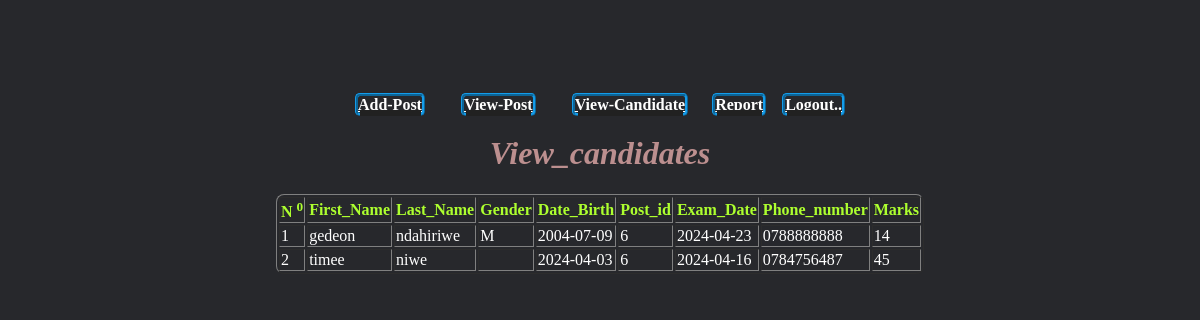
Page /view_candidate.php (signed in) on the committed database.
### tables this page shows
CREATE TABLE `candidates_result` (
  `candidate_national_id` int(11) NOT NULL,
  `first_name` varchar(34) NOT NULL,
  `last_name` varchar(54) NOT NULL,
  `gender` varchar(43) NOT NULL,
  `date_of_birth` varchar(34) NOT NULL,
  `post_id` int(11) NOT NULL,
  `exam_date` varchar(54) NOT NULL,
  `phone_number` varchar(54) NOT NULL,
  `marks` varchar(54) NOT NULL
);

### view_candidate.php (the view, shortened to what this page needs)
<?php
include 'menu.php';
?>
<!DOCTYPE html>
<html>
<head>
</head>
<body>
	<center>
		<h1>View_candidates</h1>
		<table border="1">
			<tr>
				<th>N <sup>0</sup></th>
				<th>First_Name</th>
				<th>Last_Name</th>
				<th>Gender</th>
				<th>Date_Birth</th>
				<th>Post_id</th>
				<th>Exam_Date</th>
				<th>Phone_number</th>
				<th>Marks</th>
			</tr>
	</center>
</body>
</html>
<?php
$number=1;
$selectt=mysqli_query($conn,"SELECT * FROM candidates_result");
while ($in=mysqli_fetch_array($selectt)) {?>
	<tr>
		<td><?php echo $number++;?></td>
		<td><?php echo $in['1'];?></td>
		<td><?php echo $in['2'];?></td>
		<td><?php echo $in['3'];?></td>
		<td><?php echo $in['4'];?></td>
		<td><?php echo $in['5'];?></td>
		<td><?php echo $in['6'];?></td>
		<td><?php echo $in['7'];?></td>
		<td><?php echo $in['8'];?></td>
	</tr>
<?php }
?>

### menu.php (shortened to what this page needs)
<?php
if (isset($_SESSION['user_name'])) {
?>
<!DOCTYPE html>
<html>
<head>
</head>
<body>
	<center>
		<div>
			<a href="add_post.php">Add-Post</a>&nbsp;&nbsp;&nbsp;&nbsp;&nbsp;&nbsp;&nbsp;&nbsp;
			<a href="view_post.php">View-Post</a>&nbsp;&nbsp;&nbsp;&nbsp;&nbsp;&nbsp;&nbsp;&nbsp;
			<a href="view_candidate.php">View-Candidate</a>&nbsp;&nbsp;&nbsp;&nbsp;&nbsp;
			<a href="report.php">Report</a>&nbsp;&nbsp;&nbsp;
			<a href="session_d.php" class="w">Logout..</a>
		</div>
	</center>
</body>
</html>
<?php
}
 else{
 	header('location:login.php');
 }
?>

### menu.php (style rules this page uses)
body { background-color: #27282c; }
a { width: 10em; position: relative; height: 3.5em; border: 3px ridge #149CEA; outline: none; background-color: transparent; color: white; transition: 1s; border-radius: 0.3em; font-size: 16px; font-weight: bold; cursor: pointer; }
a::before { content: ""; transform-origin:center; position: absolute; top: 80%; left: 3%; width: 95%; height: 40%; background-color: #212121; transition: 0.5s; }
div { margin-top:6em; }

### view_candidate.php (style rules this page uses)
tr th { color:greenyellow; }
tr td { color: white; }
table { border-radius: 0.5em; }
h1 { font-style: italic; color:rosybrown; }

### rows in the picture
candidates_result: first_name "gedeon", last_name "ndahiriwe", gender "M", date_of_birth "2004-07-09", post "6", exam_date "2024-04-23", phone_number "0788888888", marks "14"
candidates_result: first_name "timee", last_name "niwe", date_of_birth "2024-04-03", post "6", exam_date "2024-04-16", phone_number "0784756487", marks "45"
